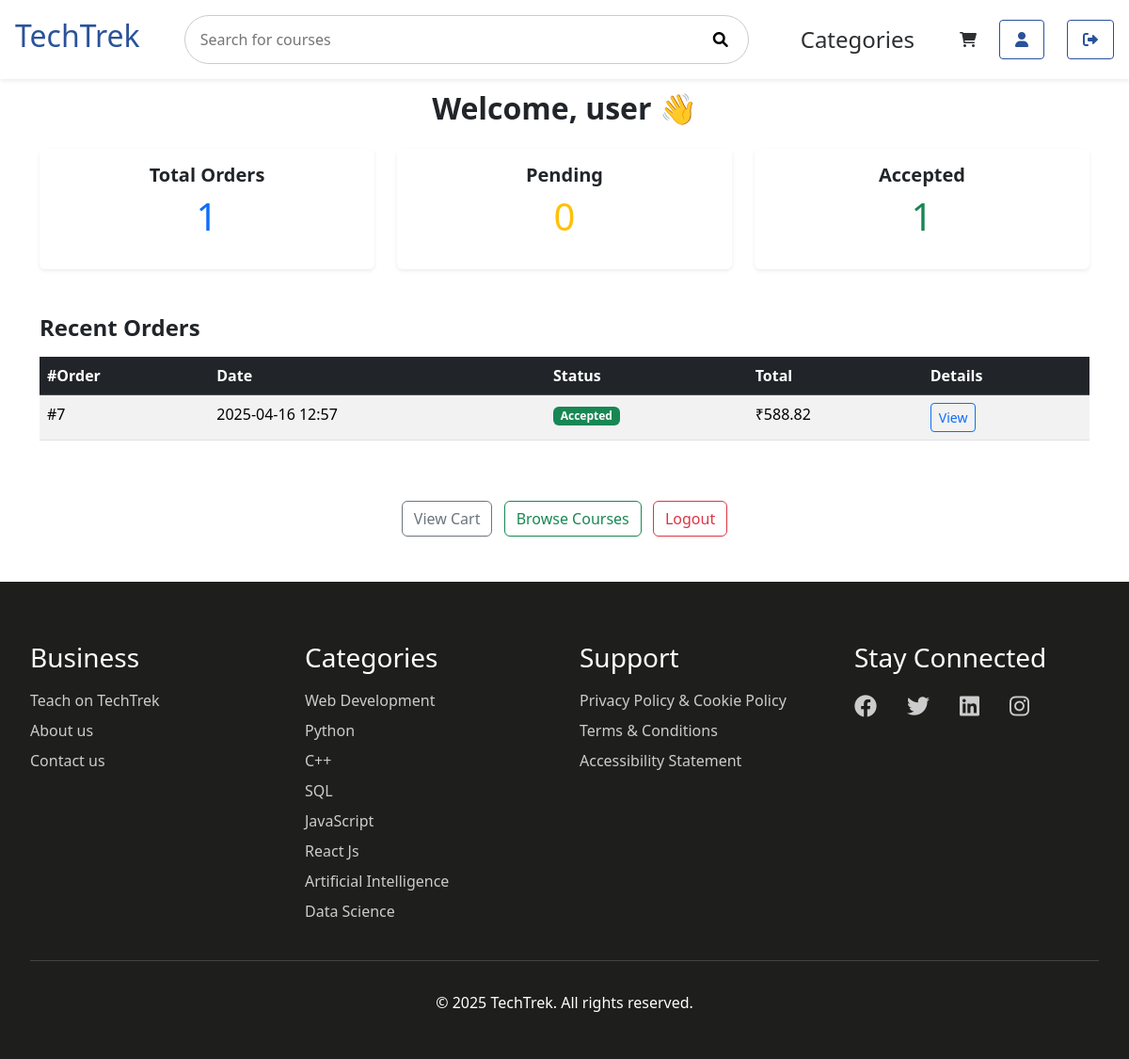
The page /users/dashboard/ (signed in) on the database its author committed.
### users/models.py (models this page shows, shortened)
class CustomUser(AbstractUser):
    bio = models.TextField(blank=True, null=True)
    phone_number = models.CharField(max_length=15, blank=True, null=True)
    address = models.TextField(blank=True, null=True)
    date_of_birth = models.DateField(blank=True, null=True)
    USER_TYPES = (
        ('admin', 'Admin'),
        ('user', 'User'),
    )
    user_type = models.CharField(max_length=10, choices=USER_TYPES, default = 'user')
    USERNAME_FIELD = 'username'
    REQUIRED_FIELDS = ['email']
    groups = models.ManyToManyField(
        "auth.Group",
        related_name="customuser_groups",
        blank=True
    )
    user_permissions = models.ManyToManyField(
        "auth.Permission",
        related_name="customuser_permissions",
        blank=True
    )
    def is_admin(self):
        return self.user_type == 'admin' or self.is_superuser

### courseApp/models.py (models this page shows, shortened)
class Order(models.Model):
    user = models.ForeignKey(settings.AUTH_USER_MODEL, on_delete=models.CASCADE, null=True, blank=True)
    first_name = models.CharField(max_length=100)
    last_name = models.CharField(max_length=100)
    email = models.EmailField()
    phone = models.CharField(max_length=20)
    address = models.CharField(max_length=255)
    city = models.CharField(max_length=100)
    state = models.CharField(max_length=100)
    zipcode = models.CharField(max_length=20)
    total = models.DecimalField(max_digits=10, decimal_places=2)
    tax = models.DecimalField(max_digits=10, decimal_places=2)
    grand_total = models.DecimalField(max_digits=10, decimal_places=2)
    created_at = models.DateTimeField(auto_now_add=True)
    STATUS_CHOICES = (
        ('pending', 'Pending'),
        ('accepted', 'Accepted'),
        ('rejected', 'Rejected'),
    )
    status = models.CharField(max_length=10, choices=STATUS_CHOICES, default='pending')

### users/views.py (the view)
# urls.py: path('dashboard/', views.dashboard, name='dashboard'),
@login_required
def dashboard(request):
    if request.user.is_admin():
        return admin_dashboard(request)
    else:
        return user_dashboard(request)

### users/views.py (called while the page is built)
@login_required
def user_dashboard(request):
    orders = Order.objects.filter(user=request.user).order_by('-created_at')
    return render(request, 'users/dashboard.html', {
        'total_orders': orders.count(),
        'pending_orders': orders.filter(status='pending').count(),
        'accepted_orders': orders.filter(status='accepted').count(),
        'recent_orders': orders[:5]
    })

### users/templates/users/dashboard.html (shortened to what this page needs)
{% extends 'base.html' %}
{% block main_block %}
<div class="container py-5 mt-5">
    <h2 class="fw-bold mb-4 text-center">Welcome, {{ user.username }} 👋</h2>
    <div class="row row-cols-1 row-cols-md-3 g-4 mb-5 text-center">
        <div class="col">
            <div class="card shadow-sm border-0">
                <div class="card-body">
                    <h5 class="card-title fw-semibold">Total Orders</h5>
                    <p class="display-6 text-primary">{{ total_orders }}</p>
                </div>
            </div>
        </div>
        <div class="col">
            <div class="card shadow-sm border-0">
                <div class="card-body">
                    <h5 class="card-title fw-semibold">Pending</h5>
                    <p class="display-6 text-warning">{{ pending_orders }}</p>
                </div>
            </div>
        </div>
        <div class="col">
            <div class="card shadow-sm border-0">
                <div class="card-body">
                    <h5 class="card-title fw-semibold">Accepted</h5>
                    <p class="display-6 text-success">{{ accepted_orders }}</p>
                </div>
            </div>
        </div>
    </div>
    <h4 class="fw-bold mb-3">Recent Orders</h4>
    {% if recent_orders %}
    <div class="table-responsive">
        <table class="table table-striped table-hover">
            <thead class="table-dark">
                <tr>
                    <th>#Order</th>
                    <th>Date</th>
                    <th>Status</th>
                    <th>Total</th>
                    <th>Details</th>
                </tr>
            </thead>
            <tbody>
                {% for order in recent_orders %}
                <tr>
                    <td>#{{ order.id }}</td>
                    <td>{{ order.created_at|date:"Y-m-d H:i" }}</td>
                    <td>
                        {% if order.status == 'accepted' %}
                            <span class="badge bg-success">{{ order.status|title }}</span>
                        {% elif order.status == 'rejected' %}
                            <span class="badge bg-danger">{{ order.status|title }}</span>
                        {% else %}
                            <span class="badge bg-warning text-dark">{{ order.status|title }}</span>
                        {% endif %}
                    </td>
                    <td>₹{{ order.grand_total }}</td>
                    <td><a href="{% url 'order_history' %}" class="btn btn-sm btn-outline-primary">View</a></td>
                </tr>
                {% endfor %}
            </tbody>
        </table>
    </div>
    {% else %}
        <p class="text-muted">No recent orders found.</p>
    {% endif %}
    <div class="mt-5 text-center">
        <a href="{% url 'cart' %}" class="btn btn-outline-secondary me-2">View Cart</a>
        <a href="{% url 'index' %}" class="btn btn-outline-success me-2">Browse Courses</a>
        <a href="{% url 'logout' %}" class="btn btn-outline-danger">Logout</a>
    </div>
</div>
{% endblock %}

### courseApp/static/css/base.css (style rules this page uses)
:root { --primary-color: #2a5298; --secondary-color: #1e1e1c; --accent-color: #f5f5f5; --text-color: #2d2f31; --white: #ffffff; }
.btn-outline-primary { color: var(--primary-color); border-color: var(--primary-color); }
.badge { font-size: 0.6rem; padding: 0.25em 0.4em; }

### rows shown on the page
CustomUser: username "user"
Order: id "7", created_at "2025-04-16 12:57", status "Accepted", grand_total "588.82"

### other values the page prints
{{ total_orders }} "1"
{{ pending_orders }} "0"
{{ accepted_orders }} "1"
